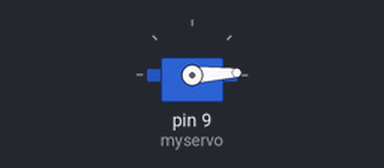
The sketch below on a simulated Arduino Uno, built with avr-gcc and run on an emulated ATmega328P. Parts: servo.

Above: at 0.05 s.
At 0.7 s:
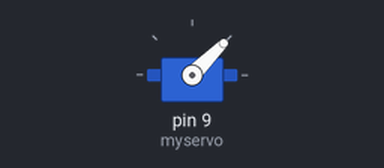
At 1.35 s:
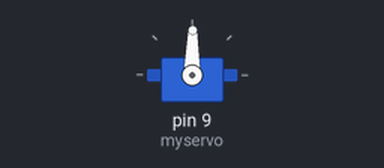
At 2.7 s:
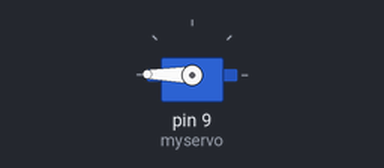
Timing chart, 0 to 6.2 s (numbered marks = the images above):
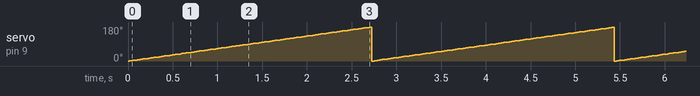

The sketch:

servo_motor_controlled_part1.ino
```cpp
#include<Servo.h>
Servo myservo;
int pos=0;

void setup() {
  // put your setup code here, to run once:
  myservo.attach(9);
}
void loop() {
  // put your main code here, to run repeatedly:
  for(pos=0; pos<180; pos+=1){     // goes from 0 degrees to 180 degrees
                                  // in steps of 1 degree
    myservo.write(pos);             // tell servo to go to position in variable 'pos'
    delay(15);                       // waits 15ms for the servo to reach the position
  }

  for(pos=180; pos>=1; pos-=1){          // goes from 180 degrees to 0 degrees
    myservo.writeMicroseconds(15);        // tell servo to go to position in variable 'pos'
  }
}
```

Measured:
- by itself, servo on pin 9 (myservo): ramps from 0° to 179° and jumps back, once every 2.7 s
